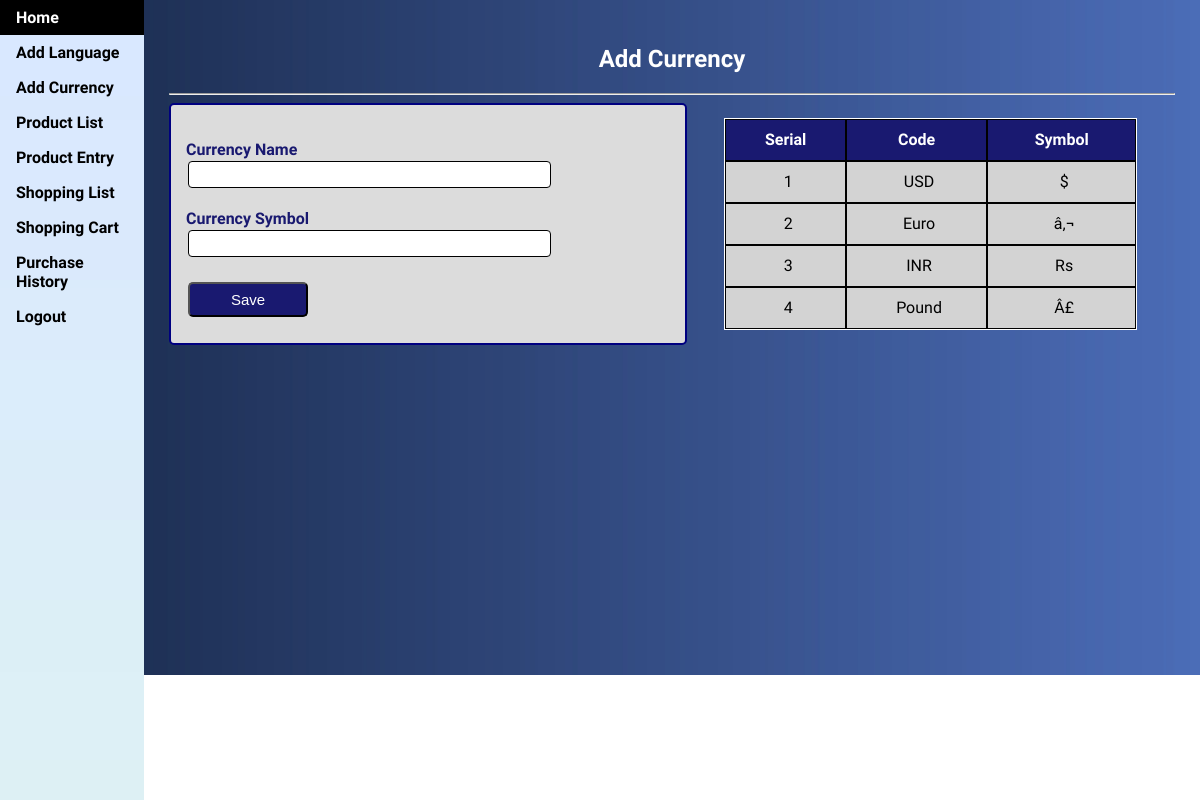
Screenshot of /addcurrency.php (signed in) with the database file from the repository.
### tables this page shows
CREATE TABLE `tbl_currency` (
  `currency_id` int(10) NOT NULL,
  `currency_code` varchar(50) NOT NULL,
  `currency_symbol` varchar(10) NOT NULL
);

### addcurrency.php (the view, shortened to what this page needs)
<?php
	if ($_SESSION["login_user"]) {
?>
<!DOCTYPE html>
<html>
<head>
	<link rel="stylesheet" type="text/css" href="css/style.css">
	<link rel="stylesheet" type="text/css" href="css/style-nav.css">
	<link rel="stylesheet" type="text/css" href="css/font-abel.css">
	<link rel="stylesheet" type="text/css" href="css/font-awesome.css">
</head>
<body>
<?php
include ("menu.php");
?>
<div style="margin-left:12%;padding:25px;">
<h2>Add Currency</h2>
<hr/>
<div class="container">
	<div class="box">
		<div class="box-row">
			<div class="box-cell user-left" style="padding: 15px; background-color: gainsboro; border: 2px solid navy; border-radius: 5px;">
				<form action="" method="post">
				<div class="box">
					<label>Currency Name</label><br>
					<input type="text" name="currency_code" class="form-control" required>
				</div>
				<br>
				<div class="box">
					<label>Currency Symbol</label><br>
					<input type="text" name="currency_symbol" class="form-control" required>
				</div>
				<br>
				<div class="box">
					<input type="submit" name="submit" value="Save" class="button">
				</div>
				</form>
			</div>
			<div class="box-cell user-right" style="padding: 15px;">
				<table width="90%" cellpadding="1" cellspacing="0" align="center">
					<tr>
						<th>Serial</th>
						<th>Code</th>
						<th>Symbol</th>
					</tr>
					<?php
					include('config.php');
					$resultset = mysqli_query($conn, "SELECT * FROM tbl_currency");
					if (mysqli_num_rows($resultset) > 0)
					{
						$serial = 1;
					    while($row = mysqli_fetch_assoc($resultset))
					    {
			    	?>
			    	<tr>
			    		<td><?php echo $serial; ?></td>
			    		<td><?php echo $row["currency_code"]; ?></td>
			    		<td><?php echo $row["currency_symbol"]; ?></td>
			    	</tr>
			    	<?php
			    		$serial++;
		    			}
		    		}
		    		else
		    		{
	    			?>
	    			<tr><td colspan="3"><b>- NO RECORDS FOUND -</b></td></tr>
	    			<?php
		    		}
		    		?>
				</table>
			</div>
		</div>
	</div>
</div>
</div>
<?php
	}
	else
	{
    	header("Location:index.php");
	}
?>
</body>
</html>

### css/style.css (style rules this page uses)
body { background-image: url("images/bglogin.jpg"); background-repeat: no-repeat; background-size: cover; font-family: "Abel"; }
table { align-self: center; text-align: center; border: 1px solid white; border-spacing: 0px; background-color: white; }
th { background-color: midnightblue; color: white; text-align: center; padding: 5px; height: 30px; border: 1px solid black; }
td { background-color: lightgray; color: black; padding: 5px 5px 5px 10px; height: 30px; border: 1px solid black; }
h1, h2, h3, h4, h5, h6 { color: white; text-align: center; }
label { font-size: medium; font-weight: bold; color: midnightblue; }
.button { background-color: midnightblue; color: white; padding: 5px 10px; text-align: center; text-decoration: none; display: inline-block; font-size: 15px; margin: 4px 2px; cursor: pointer; width: 120px; height: 35px; border-radius: 5px; }
.form-control { width: 75%; padding: 5px; margin: 2px; box-sizing: border-box; border: 1px solid black; border-radius: 4px; }

### css/style-nav.css (style rules this page uses)
body { margin: 0; }

### addcurrency.php (style rules this page uses)
.container .box { width: 100%; display:table; }
.container .box .box-row { display:table-row; padding: 10px; }
.container .box .box-cell { display:table-cell; width: auto; padding: 10px; }
.box { color: lavender; }

### rows the page displays
tbl_currency: currency_code "USD", currency_symbol "$"
tbl_currency: currency_code "Euro", currency_symbol "â‚¬"
tbl_currency: currency_code "INR", currency_symbol "Rs"
tbl_currency: currency_code "Pound", currency_symbol "Â£"
